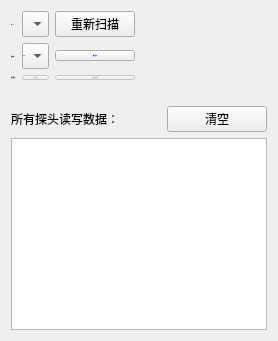
       <widget class="QWidget" name="tab_2">
        <attribute name="title">
         <string>探头搜索</string>
        </attribute>
        <layout class="QGridLayout" name="gridLayout_3">
         <item row="1" column="2">
          <widget class="QPushButton" name="pushButton_port_conn">
           <property name="font">
            <font>
             <family>黑体</family>
             <pointsize>-1</pointsize>
             <weight>50</weight>
             <italic>false</italic>
             <bold>false</bold>
            </font>
           </property>
           <property name="styleSheet">
            <string notr="true">color:rgb(19, 54, 255)</string>
           </property>
           <property name="text">
            <string>端口连接</string>
           </property>
          </widget>
         </item>
         <item row="3" column="0">
          <widget class="QLabel" name="label_5">
           <property name="font">
            <font>
             <family>黑体</family>
             <pointsize>-1</pointsize>
             <weight>50</weight>
             <italic>false</italic>
             <bold>false</bold>
            </font>
           </property>
           <property name="styleSheet">
            <string notr="true">color:rgb(0, 0, 0);
font: 17px &quot;黑体&quot;;</string>
           </property>
           <property name="text">
            <string>探头搜索：</string>
           </property>
          </widget>
         </item>
         <item row="4" column="3">
          <spacer name="horizontalSpacer_4">
           <property name="orientation">
            <enum>Qt::Horizontal</enum>
           </property>
           <property name="sizeHint" stdset="0">
            <size>
             <width>40</width>
             <height>20</height>
            </size>
           </property>
          </spacer>
         </item>
         <item row="3" column="2">
          <widget class="QPushButton" name="pushButton_dault_search">
           <property name="enabled">
            <bool>false</bool>
           </property>
           <property name="font">
            <font>
             <family>黑体</family>
             <pointsize>-1</pointsize>
             <weight>50</weight>
             <italic>false</italic>
             <bold>false</bold>
            </font>
           </property>
           <property name="styleSheet">
            <string notr="true">padding-left:16px;
padding-right:16px;
</string>
           </property>
           <property name="text">
            <string>默认地址搜索</string>
           </property>
          </widget>
         </item>
         <item row="5" column="3">
          <widget class="QPushButton" name="pushButton_18">
           <property name="maximumSize">
            <size>
             <width>100</width>
             <height>16777215</height>
            </size>
           </property>
           <property name="layoutDirection">
            <enum>Qt::RightToLeft</enum>
           </property>
           <property name="styleSheet">
            <string notr="true"/>
           </property>
           <property name="text">
            <string>清空</string>
           </property>
          </widget>
         </item>
         <item row="1" column="1">
          <widget class="QComboBox" name="comboBox_baud_rate">
           <property name="font">
            <font>
             <family>Arial</family>
             <pointsize>-1</pointsize>
             <weight>50</weight>
             <italic>false</italic>
             <bold>false</bold>
            </font>
           </property>
           <property name="styleSheet">
            <string notr="true">font: 17px &quot;Arial&quot;;
padding-top:4px;
padding-bottom:4px;</string>
           </property>
           <item>
            <property name="text">
             <string>9600</string>
            </property>
           </item>
           <item>
            <property name="text">
             <string>115200</string>
            </property>
           </item>
          </widget>
         </item>
         <item row="0" column="0">
          <widget class="QLabel" name="label_3">
           <property name="font">
            <font>
             <family>黑体</family>
             <pointsize>-1</pointsize>
             <weight>50</weight>
             <italic>false</italic>
             <bold>false</bold>
            </font>
           </property>
           <property name="styleSheet">
            <string notr="true">color:rgb(0, 0, 0);
font: 17px &quot;黑体&quot;;</string>
           </property>
           <property name="text">
            <string>串    口：</string>
           </property>
          </widget>
         </item>
         <item row="6" column="0" colspan="4">
          <widget class="QTextEdit" name="textEdit_all">
           <property name="styleSheet">
            <string notr="true">font: 16px &quot;黑体&quot;;</string>
           </property>
          </widget>
         </item>
         <item row="1" column="3">
          <spacer name="horizontalSpacer_2">
           <property name="orientation">
            <enum>Qt::Horizontal</enum>
           </property>
           <property name="sizeHint" stdset="0">
            <size>
             <width>40</width>
             <height>20</height>
            </size>
           </property>
          </spacer>
         </item>
         <item row="0" column="1">
          <widget class="QComboBox" name="comboBox_portName">
           <property name="font">
            <font>
             <family>Arial</family>
             <pointsize>-1</pointsize>
             <weight>50</weight>
             <italic>false</italic>
             <bold>false</bold>
            </font>
           </property>
           <property name="styleSheet">
            <string notr="true">font: 17px &quot;Arial&quot;;
padding-top:4px;
padding-bottom:4px;</string>
           </property>
          </widget>
         </item>
         <item row="0" column="2">
          <widget class="QPushButton" name="pushButton_port_update">
           <property name="styleSheet">
            <string notr="true"/>
           </property>
           <property name="text">
            <string>重新扫描</string>
           </property>
          </widget>
         </item>
         <item row="1" column="0">
          <widget class="QLabel" name="label_4">
           <property name="font">
            <font>
             <family>黑体</family>
             <pointsize>-1</pointsize>
             <weight>50</weight>
             <italic>false</italic>
             <bold>false</bold>
            </font>
           </property>
           <property name="styleSheet">
            <string notr="true">color:rgb(0, 0, 0);
font: 17px &quot;黑体&quot;;</string>
           </property>
           <property name="text">
            <string>波 特 率：</string>
           </property>
          </widget>
         </item>
         <item row="3" column="1">
          <widget class="QPushButton" name="pushButton_dan_search">
           <property name="enabled">
            <bool>false</bool>
           </property>
           <property name="font">
            <font>
             <family>黑体</family>
             <pointsize>-1</pointsize>
             <weight>50</weight>
             <italic>false</italic>
             <bold>false</bold>
            </font>
           </property>
           <property name="styleSheet">
            <string notr="true">padding-left:8px;
padding-right:8px;</string>
           </property>
           <property name="text">
            <string>单探头搜索</string>
           </property>
          </widget>
         </item>
         <item row="5" column="0" colspan="3">
          <widget class="QLabel" name="label_6">
           <property name="styleSheet">
            <string notr="true">color:rgb(0, 0, 0);
font: 16px &quot;黑体&quot;;</string>
           </property>
           <property name="text">
            <string>所有探头读写数据：</string>
           </property>
          </widget>
         </item>
        </layout>
       </widget>
